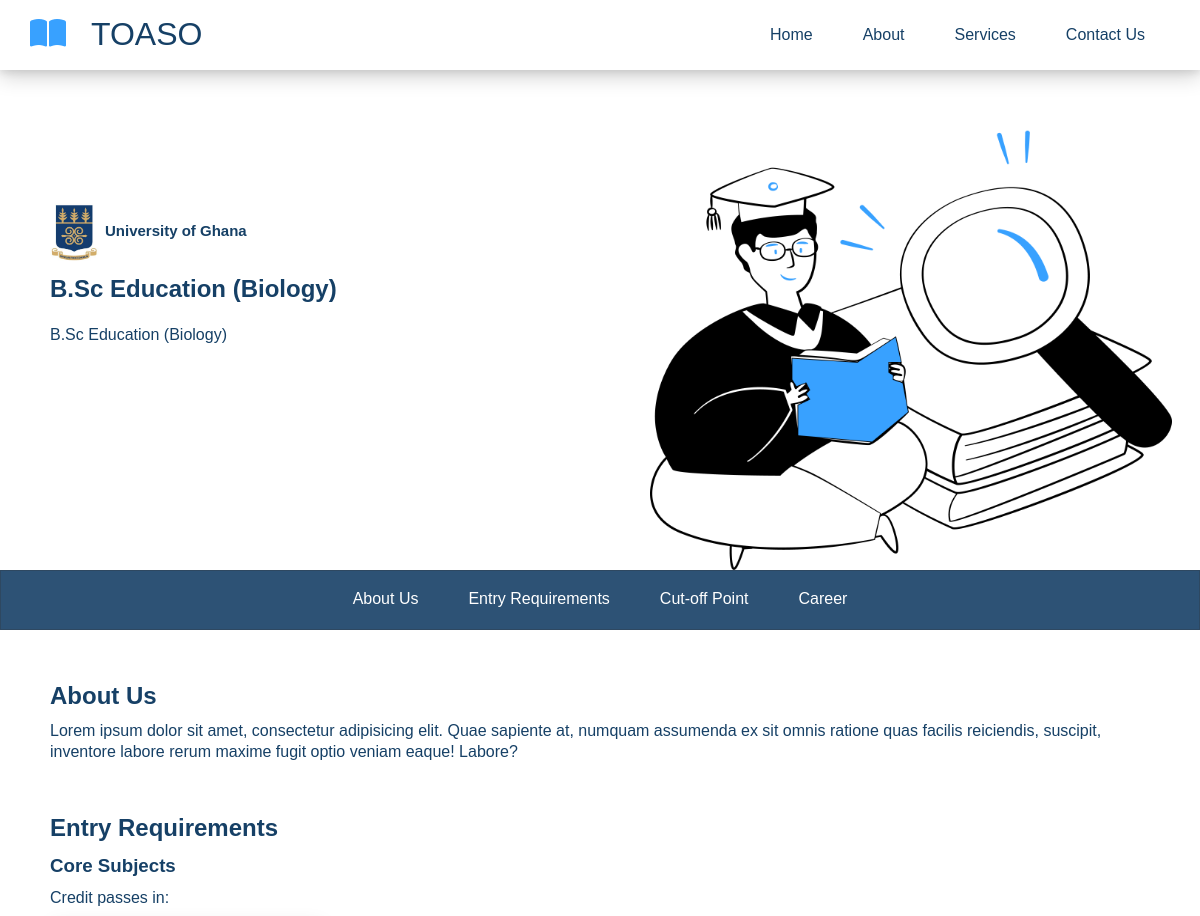
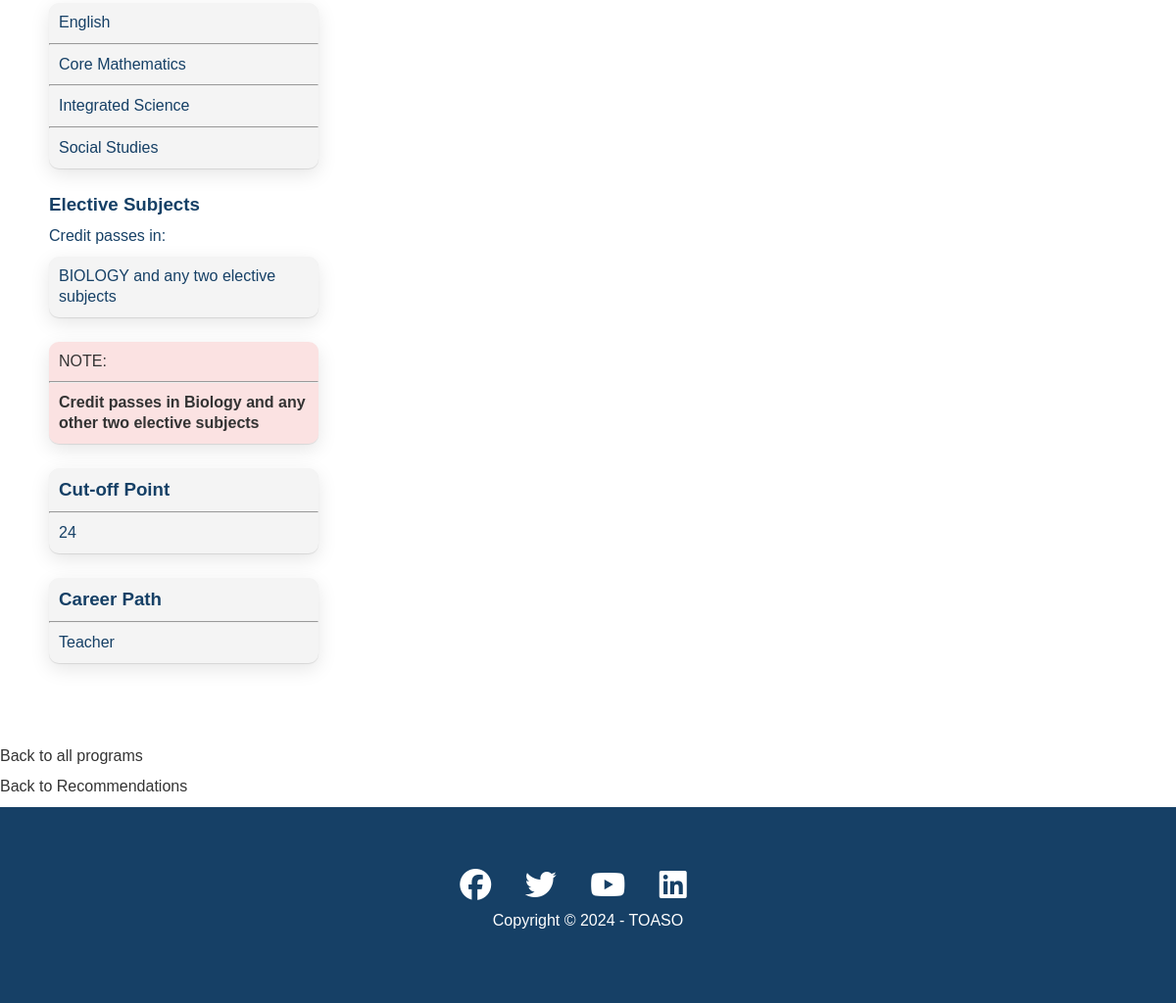
The page /programs/3/ on the database its author committed (2 pictures, top to bottom).
### toaso/models.py (models this page shows, shortened)
class Program(models.Model):
    name = models.CharField(max_length=100)
    description = models.TextField()
    school = models.ForeignKey(School, on_delete=models.CASCADE, related_name='programs', null=True, blank=True)
    cut_off_point = models.IntegerField()
    elective_requirements = models.ManyToManyField(ElectiveSubject, related_name='required_for_programs', blank=True)
    constant_elective = models.ForeignKey(ElectiveSubject, related_name='constant_for_programs', null=True, blank=True, on_delete=models.SET_NULL)
    elective_requirement_logic = models.CharField(
        max_length=50,
        choices=[('ANY', 'Any'), ('ALL', 'All'), ('CONSTANT_PLUS_TWO', 'Constat plus Two')],
        default='ANY'
    )
    career = models.CharField(max_length=100)
    note = models.TextField(null=True, blank=True)
    required_interests = models.ManyToManyField(Interest, related_name='programs')

class School(models.Model):
    name = models.CharField(max_length=255)
    logo = models.ImageField(upload_to='school_logos/')

class ElectiveSubject(models.Model):
    name = models.CharField(max_length=100)
    def __str__(self):
        return self.name

### toaso/views.py (the view)
# urls.py: path('programs/<int:pk>/', program_detail, name='program_detail'),
def program_detail(request, pk):
    program = get_object_or_404(Program, pk=pk)
    return render(request, 'toaso/program_detail.html', {'program':program})

### toaso/templates/toaso/program_detail.html (shortened to what this page needs)
{% extends 'toaso/base.html' %}
{% block content %}
<section id="section-find" class="solutions flex-columns">
    <div class="row">
        <div class="column">
            <div class="column-2">
                <div class="image">
                    <img src="{{ program.school.logo.url }}" alt="{{program.school.name}}">
                    <p><strong> {{program.school.name}} </strong></p>
                </div>
                <h1> {{program.name}} </h1>
                <p>{{ program.description }}</p>
                <a href="" class="btn btn-outline">Read More</a>
            </div>
        </div>
        <div class="column">
            <div class="column-1">
                <img src="images/image3.png" alt="">
            </div>
        </div>
    </div>
</section>
<header class="hero">
    <div id="navbar" class="navbar2">
        <nav>
            <ul>
                <li><a href="#">About Us</a></li>
                <li><a href="#">Entry Requirements</a></li>
                <li><a href="#">Cut-off Point</a></li>
                <li><a href="#">Career</a></li>
            </ul>
        </nav>
    </div>
</header>
<main>
<div class="main-content">
    <section id="about">
        <h1>About Us</h1>
        <p>Lorem ipsum dolor sit amet, consectetur adipisicing elit. Quae sapiente at, numquam assumenda ex sit omnis ratione quas facilis reiciendis, suscipit, inventore labore rerum maxime fugit optio veniam eaque! Labore?</p>
    </section>
    <section id="requirements">
        <h1>Entry Requirements</h1>
        <div>
            <h3>Core Subjects</h3>
            <p>Credit passes in:</p>
            <div class="core">
                <ul>
                    <li>English</li>
                    <hr>
                    <li>Core Mathematics</li>
                    <hr>
                    <li>Integrated Science</li>
                    <hr>
                    <li>Social Studies</li>
                </ul>
            </div>
            <h3>Elective Subjects</h3>
            <p>Credit passes in:</p>
            <div class="core">
                <ul>
                    <li>{% if program.elective_reqirement_logic == 'ANY' %}
                        Credit passes in any three electives
                    {% elif program.elective_requirement_logic == 'ALL' %}
                        {% for elective in program.elective_requirements.all %}
                            {{ elective.name }}{% if not forloop.last %}, {% endif %}
                        {% endfor %}
                    {% elif program.elective_requirement_logic == 'CONSTANT_PLUS_TWO' %}
                        {{ program.constant_elective }} and any two elective subjects
                    {% endif %}</li>
                </ul>
            </div>
            <div class="note">
                <ul>
                    <li>
                        NOTE:
                    </li>
                    <hr>
                    <li>
                        <strong> {{program.note}} </strong>
                    </li>
                </ul>
            </div>
            <div class="core">
                <ul>
                    <li>
                        <h3>Cut-off Point</h3>
                    </li>
                    <hr>
                    <li> {{program.cut_off_point}}</li>
                </ul>
            </div>
            <div class="core">
                <ul>
                    <li>
                        <h3>Career Path</h3>
                    </li>
                    <hr>
                    <li> {{program.career}}</li>
                </ul>
            </div>
        </div>
    </section>
</div>
    <p><a href="{% url 'programs' %}">Back to all programs</a></p>
    <p><a href="{% url 'view_recommendations' %}"> Back to Recommendations</a></p>
{% endblock content %}

### static/toaso/css/base.css (style rules this page uses)
.btn { cursor: pointer; display: inline-block; padding: 10px 30px; color: #fff; background-color: #38A1FF; border: none; border-radius: 5px; margin: 30px 0; }
.btn-outline { background: transparent; border: 1px solid #fff; }
.flex-columns .row { display: flex; flex-direction: row; flex-wrap: wrap; width: 100%; }
.flex-columns .column { display: flex; flex-direction: column; flex-basis: 100%; flex: 1; }
.flex-columns .column .column-1, .flex-columns .column .column-2 { height: 100%; }
.flex-columns .column .column-2 { padding-right: 50px; }
.flex-columns .row .column .column-1 img { padding-left: 50px; }
.flex-columns img { width: 100%; height: 100%; object-fit: fill; }
.flex-columns .column-2 { display: flex; flex-direction: column; align-items: flex-start; justify-content: center; padding: 50px 0 20px 50px; }
.column-2 .image { display: flex; width: 50%; margin-bottom: 10px; }
.column-2 .image img { width: 20%; }
.column-2 .image p { padding-left: 5px; font-size: 15px; }
.flex-columns p { margin: 20px 0; }
* { box-sizing: border-box; padding: 0; margin: 0; }
body { font-family: 'Open San', sans-serif; background: #fff; color: #164066; line-height: 1.3; }
ul { list-style: none; }
a { color: #333; text-decoration: none; }
p { margin: 10px 0; }
img { width: 100%; }
.navbar2 { display: flex; align-items: center; justify-content: space-between; background: #163f66e5; width: 100%; height: 60px; top: 0px; padding: 0 30px; border: #3333334d 1px solid; }
.navbar2 a { color: #fff; padding: 10px 20px; margin: 0 5px; }
.navbar2 ul { display: flex; margin: auto; }
.navbar2 nav { margin: auto; }
.main-content { padding: 50px; }
#about { margin-bottom: 50px; }
#requirements h1 { margin-bottom: 10px; }
.core { background: #f4f4f4; max-width: 25%; border-radius: 10px; box-shadow: 0 1px 1px 0 rgba(0, 0, 0, 0.1), 0 6px 20px 0 rgba(0, 0, 0, 0.1); margin-bottom: 25px; }
.core li { padding: 10px; }
.note { background: rgba(240, 155, 155, 0.29); max-width: 25%; border-radius: 10px; box-shadow: 0 1px 1px 0 rgba(0, 0, 0, 0.1), 0 6px 20px 0 rgba(0, 0, 0, 0.1); margin-bottom: 25px; color: #333; }
.note li { padding: 10px; }

### rows shown on the page
Program: school.logo (picture), school.name "University of Ghana", name "B.Sc Education (Biology)", description "B.Sc Education (Biology)", constant_elective "BIOLOGY", note "Credit passes in Biology and any other two elective subjects", cut_off_point "24", career "Teacher"
